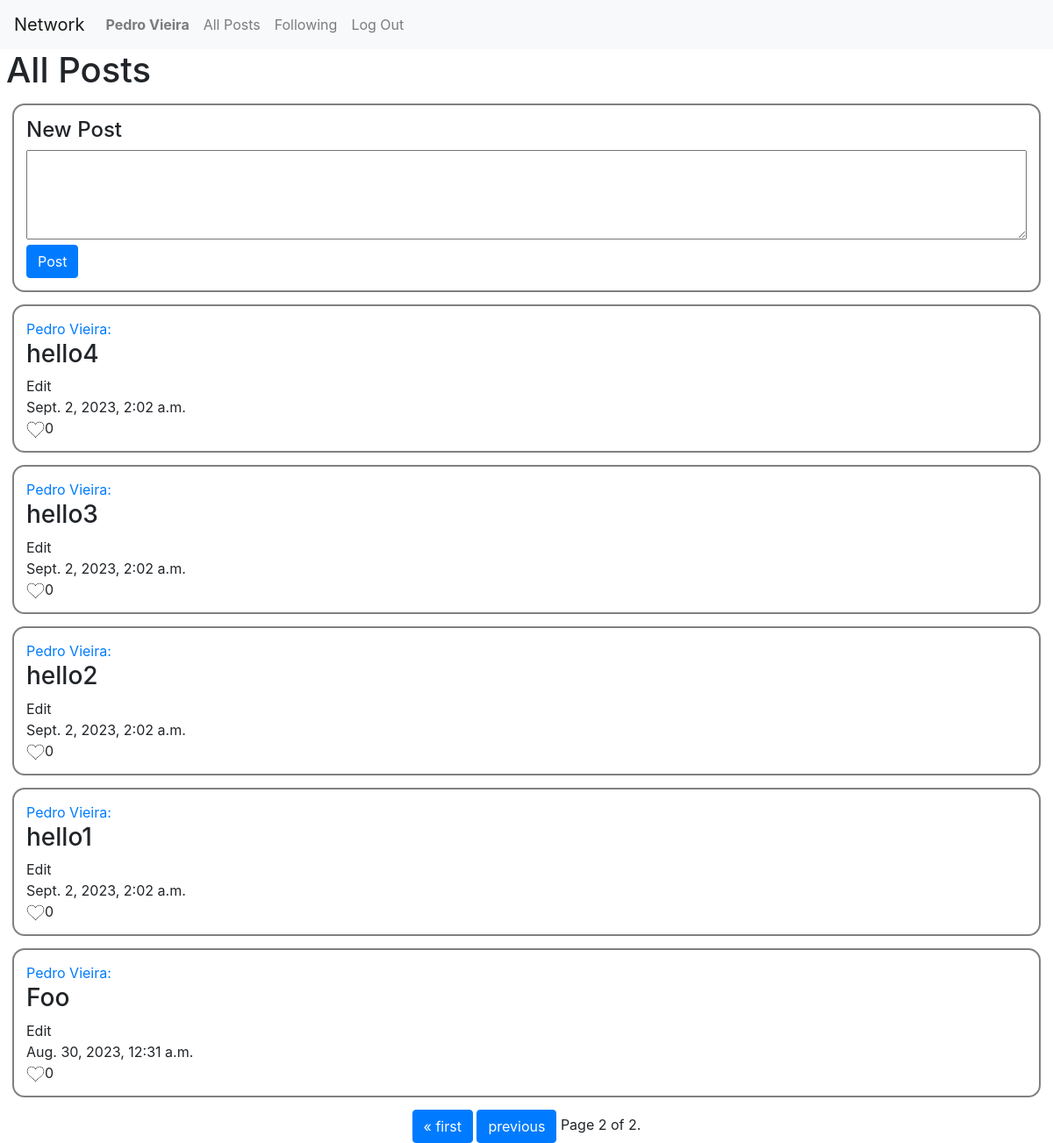
/?page=2 (signed in), run on the app's committed database.
### network/models.py (models this page shows)
class User(AbstractUser):
    following = models.ManyToManyField('self', blank=True, symmetrical=False)

class Post(models.Model):
    user = models.ForeignKey(User, on_delete=models.CASCADE, related_name="posts")
    text = models.CharField(max_length=999)
    date = models.DateTimeField(auto_now_add=True)
    likes = models.ManyToManyField(User, related_name='likes', blank=True, serialize=False)
    def serialize(self):
        return {
            "id": self.id,
            "user": self.user.id,
            "text": self.text,
            "date": self.date,
        }

### network/views.py (the view)
# urls.py: path("", views.index, name="index"),
@login_required(login_url="login")
def index(request):
    if request.method == "POST":
        text = request.POST["text"]
        if text:
            post = Post(user=request.user, text=text)
            post.save()
            return HttpResponseRedirect(reverse('index'))
        else:
            return render(request, "network/erro.html", {
                "error": "You need to put a text in the post"
            })
    else:
        posts = Post.objects.all().order_by('-id')
        paginator = Paginator(posts, 10)
        page_number = request.GET.get('page')
        page_obj = paginator.get_page(page_number)
        return render(request, "network/index.html", {
            "posts": page_obj
        })

### network/templates/network/index.html (shortened to what this page needs)
{% extends "network/layout.html" %}
{% load static %}
{% block body %}
    <div class="main">
    <h1 style="padding-left: 7px">All Posts</h1>
    <div class ="post" >
        <h4>New Post</h4>
        <form action="{% url 'index' %}" method="post">
            <textarea name="text" rows="4" style="width: 100%"></textarea><br>
            <input type="submit" value="Post" class="btn btn-primary">
        </form>
    </div>
    {% if posts %}
        {% for post in posts %}
            <div class ="post"  >
                <a href="/profile/{{ post.user.id }}"><p>{{ post.user }}: </p></a>
                <div id = {{ post.id }}>
                    <h3>{{ post.text }}</h3>
                    {% if post.user == user %}
                        <p onclick="edit({{ user.id }},{{ post.id }})" class="edit">Edit</p>
                    {% endif %}
                </div>
                <p>{{ post.date }}</p>
                <div id="like-{{ post.id }}"><p><img
                         {% if user in post.likes.all %}
                             src="{% static 'imgs/yes.png' %}"
                        {% else %}
                             src="{% static 'imgs/no.png' %}"
                        {% endif %}
                        alt="like" id = "like-{{ post.id }}-img" class="like" onclick="like(event,{{ post.id }}, {{ post.likes.all|length }})">{{ post.likes.all|length }}</p>
                </div>
            </div>
        {% endfor %}
    {% endif %}
    </div>
    <div class="pagination">
    <div>
    <span class="step-links">
        {% if posts.has_previous %}
            <a href="?page=1" class="btn btn-primary">&laquo; first</a>
            <a href="?page={{ posts.previous_page_number }} " class="btn btn-primary">previous</a>
        {% endif %}
        <span class="current">
            Page {{ posts.number }} of {{ posts.paginator.num_pages }}.
        </span>
    </span>
    </div>
    </div>
{% endblock %}

### network/templates/network/layout.html (shortened to what this page needs)
{% load static %}
<!DOCTYPE html>
<html lang="en">
    <head>
        <link rel="stylesheet" href="https://stackpath.bootstrapcdn.com/bootstrap/4.4.1/css/bootstrap.min.css">
        <link href="{% static 'network/styles.css' %}" rel="stylesheet">
    </head>
    <body>
        <nav class="navbar navbar-expand-lg navbar-light bg-light">
            <a class="navbar-brand" href="#">Network</a>
            <div>
              <ul class="navbar-nav mr-auto">
                {% if user.is_authenticated %}
                    <li class="nav-item">
                        <a class="nav-link" href="{% url 'profile' user.id %}"><strong>{{ user.username }}</strong></a>
                    </li>
                {% endif %}
                <li class="nav-item">
                  <a class="nav-link" href="{% url 'index' %}">All Posts</a>
                </li>
                {% if user.is_authenticated %}
                    <li class="nav-item">
                        <a class="nav-link" href="{% url 'following' %}">Following</a>
                    </li>
                    <li class="nav-item">
                        <a class="nav-link" href="{% url 'logout' %}">Log Out</a>
                    </li>
                {% endif %}
              </ul>
            </div>
          </nav>
        <div class="body">
            {% block body %}
            {% endblock %}
        </div>
    </body>
</html>

### network/static/network/styles.css (style rules this page uses)
p { margin: 0; }
.post { margin: 14px; border: 2px solid gray; border-radius: 14px; padding: 14px; }
.like { width: 21px; }
.pagination { display: flex; justify-content: center; }
.main { min-height: 85vh; }

### data on the page
User: username "Pedro Vieira"
Post: user "Pedro Vieira", text "hello4", date "Sept. 2, 2023, 2:02 a.m.", likes.all|length "0"
Post: user "Pedro Vieira", text "hello3", date "Sept. 2, 2023, 2:02 a.m.", likes.all|length "0"
Post: user "Pedro Vieira", text "hello2", date "Sept. 2, 2023, 2:02 a.m.", likes.all|length "0"
Post: user "Pedro Vieira", text "hello1", date "Sept. 2, 2023, 2:02 a.m.", likes.all|length "0"
Post: user "Pedro Vieira", text "Foo", date "Aug. 30, 2023, 12:31 a.m.", likes.all|length "0"

### other printed values
{{ posts.number }} "2"
{{ posts.paginator.num_pages }} "2"
